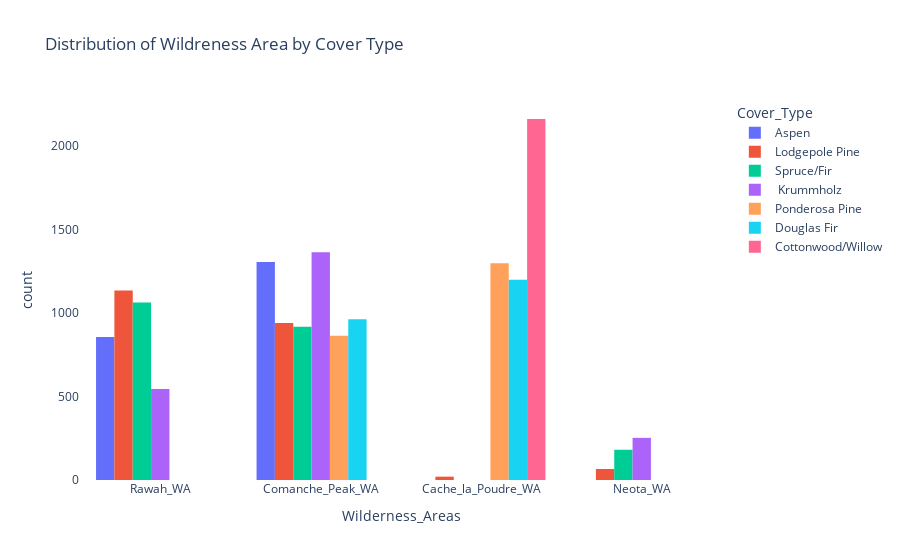

Notebook code cell kept with this figure:
### Markdown cell above
From the figure above, it is clear that each target class is equally represented in the data set. Next, we see if any of the features offer distinctions between our Cover Types; starting with our categorical features.

### Code cell
#Plotting catgorical features
#Transform binary into a few categorical variables, and giving them more meaningful names where possible
train_df = train_df.rename(columns={"Wilderness_Area1":"Rawah_WA","Wilderness_Area2":"Neota_WA",
"Wilderness_Area3":"Comanche_Peak_WA","Wilderness_Area4":"Cache_la_Poudre_WA"})
train_df['Wilderness_Areas'] = (train_df.iloc[:,10:14] == 1).idxmax(1)

fig = px.histogram(train_df, x="Wilderness_Areas", color="Cover_Type", barmode="group", title='Distribution of Wildreness Area by Cover Type')
fig.update_layout({
'plot_bgcolor': 'rgba(0, 0, 0, 0)',
'paper_bgcolor': 'rgba(0, 0, 0, 0)',
})
fig.show()

### Figure 1 — Plotly figure (JSON) as saved in the notebook; plotly's stock layout.template omitted (floating-point values rounded to 4 significant figures; data arrays with more than 128 entries replaced by an {"elided": "..."} marker saying what was removed)
{"data": [{"alignmentgroup": "True", "bingroup": "x", "hoverlabel": {"namelength": 0}, "hovertemplate": "Cover_Type=Aspen<br>Wilderness_Areas=%{x}<br>count=%{y}", "legendgroup": "Aspen", "marker": {"color": "#636efa"}, "name": "Aspen", "offsetgroup": "Aspen", "orientation": "v", "showlegend": true, "type": "histogram", "x": {"elided": "2160 str values"}, "xaxis": "x", "yaxis": "y"}, {"alignmentgroup": "True", "bingroup": "x", "hoverlabel": {"namelength": 0}, "hovertemplate": "Cover_Type=Lodgepole Pine<br>Wilderness_Areas=%{x}<br>count=%{y}", "legendgroup": "Lodgepole Pine", "marker": {"color": "#EF553B"}, "name": "Lodgepole Pine", "offsetgroup": "Lodgepole Pine", "orientation": "v", "showlegend": true, "type": "histogram", "x": {"elided": "2160 str values"}, "xaxis": "x", "yaxis": "y"}, {"alignmentgroup": "True", "bingroup": "x", "hoverlabel": {"namelength": 0}, "hovertemplate": "Cover_Type=Spruce/Fir<br>Wilderness_Areas=%{x}<br>count=%{y}", "legendgroup": "Spruce/Fir", "marker": {"color": "#00cc96"}, "name": "Spruce/Fir", "offsetgroup": "Spruce/Fir", "orientation": "v", "showlegend": true, "type": "histogram", "x": {"elided": "2160 str values"}, "xaxis": "x", "yaxis": "y"}, {"alignmentgroup": "True", "bingroup": "x", "hoverlabel": {"namelength": 0}, "hovertemplate": "Cover_Type= Krummholz<br>Wilderness_Areas=%{x}<br>count=%{y}", "legendgroup": " Krummholz", "marker": {"color": "#ab63fa"}, "name": " Krummholz", "offsetgroup": " Krummholz", "orientation": "v", "showlegend": true, "type": "histogram", "x": {"elided": "2160 str values"}, "xaxis": "x", "yaxis": "y"}, {"alignmentgroup": "True", "bingroup": "x", "hoverlabel": {"namelength": 0}, "hovertemplate": "Cover_Type=Ponderosa Pine<br>Wilderness_Areas=%{x}<br>count=%{y}", "legendgroup": "Ponderosa Pine", "marker": {"color": "#FFA15A"}, "name": "Ponderosa Pine", "offsetgroup": "Ponderosa Pine", "orientation": "v", "showlegend": true, "type": "histogram", "x": {"elided": "2160 str values"}, "xaxis": "x", "yaxis": "y"}, {"alignmentgroup": "True", "bingroup": "x", "hoverlabel": {"namelength": 0}, "hovertemplate": "Cover_Type=Douglas Fir<br>Wilderness_Areas=%{x}<br>count=%{y}", "legendgroup": "Douglas Fir", "marker": {"color": "#19d3f3"}, "name": "Douglas Fir", "offsetgroup": "Douglas Fir", "orientation": "v", "showlegend": true, "type": "histogram", "x": {"elided": "2160 str values"}, "xaxis": "x", "yaxis": "y"}, {"alignmentgroup": "True", "bingroup": "x", "hoverlabel": {"namelength": 0}, "hovertemplate": "Cover_Type=Cottonwood/Willow<br>Wilderness_Areas=%{x}<br>count=%{y}", "legendgroup": "Cottonwood/Willow", "marker": {"color": "#FF6692"}, "name": "Cottonwood/Willow", "offsetgroup": "Cottonwood/Willow", "orientation": "v", "showlegend": true, "type": "histogram", "x": {"elided": "2160 str values"}, "xaxis": "x", "yaxis": "y"}], "layout": {"barmode": "group", "legend": {"title": {"text": "Cover_Type"}, "tracegroupgap": 0}, "paper_bgcolor": "rgba(0, 0, 0, 0)", "plot_bgcolor": "rgba(0, 0, 0, 0)", "title": {"text": "Distribution of Wildreness Area by Cover Type"}, "xaxis": {"anchor": "y", "domain": [0, 1], "title": {"text": "Wilderness_Areas"}}, "yaxis": {"anchor": "x", "domain": [0, 1], "title": {"text": "count"}}}}
